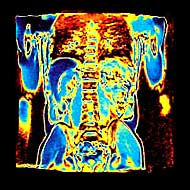
#> input picture scintigrafia.jpg, 190 x 190 px, found by its file name
$ python histograma_cumulativa.py
#> lines starting #> are read from the running program, lines starting #| are printed output that depends on the picture
# -*- coding: utf-8 -*-
"""
Created on Thu Feb 26 21:45:45 2026

@author: alexb
"""

# afisarea planului de culoare
# pentru imaginile jpg si png
import os
import numpy as np
import matplotlib.pyplot as plt

cale=r'C:\Users\alexb\Desktop\Piese_PCLP\Medical-image-processing-intro'
cale_img=os.path.join(cale,'scintigrafia.jpg')

img=plt.imread(cale_img)
#> img is the input picture: shape (190, 190, 3); mean R, G, B 78.8, 83.2, 61.9
R = img[:,:,0]
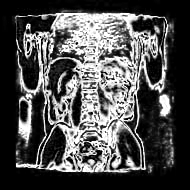
#> R: shape (190, 190); min 0, max 255, mean 78.8

# Histograma ca nr de aparitii
h,_ = np.histogram(R, bins=256, range=(0,256))
#> h = 256 values, max 10912 at index 0, min 25 at index 119, mean 141

plt.figure()
plt.bar(range(256),h)
plt.title("Histograma ca nr de aparitii")
plt.xlabel("Nivel de gri")
plt.ylabel("Nr de aparitii")
plt.show()
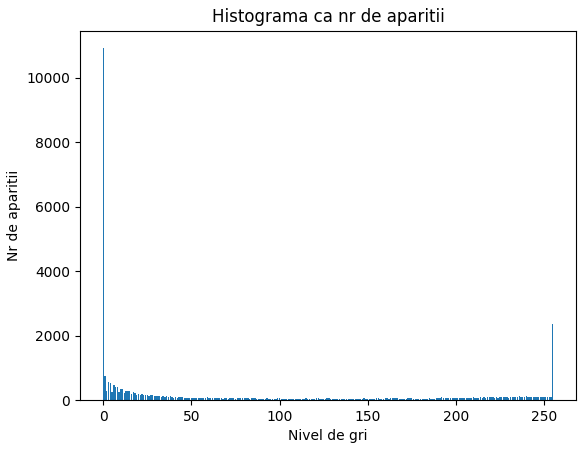
#> figure drawn by matplotlib, 1 panel; tallest bar 10912 high, from x = -0.4 to 0.4

# Histograma ca densitate de probabilitate
h_prob = h / h.sum() #impart la nr total de pixeli
#> h_prob = 256 values, max 0.302 at index 0, min 0.000693 at index 119, mean 0.00391

plt.figure()
plt.bar(range(256),h_prob)
plt.title("Histograma ca densitate de probabilitate")
plt.xlabel("Nivel de gri")
plt.ylabel("Probabilitate de aparitie")
plt.show()
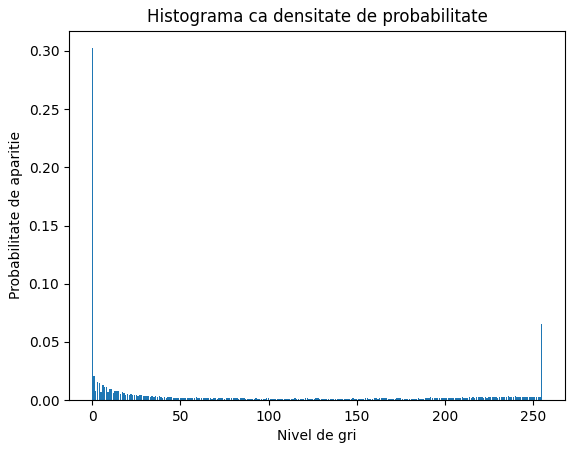
#> figure drawn by matplotlib, 1 panel; tallest bar 0.302 high, from x = -0.4 to 0.4

# Histograma cumulativa ca nr de aparitii
h_cumulat=np.cumsum(h)
#> h_cumulat = 256 values from 10912 to 36100

plt.figure()
plt.plot(range(256),h_cumulat)
plt.title("Histograma cumulativa")
plt.xlabel("Nivel de gri")
plt.ylabel("Nr de aparitii")
plt.show()
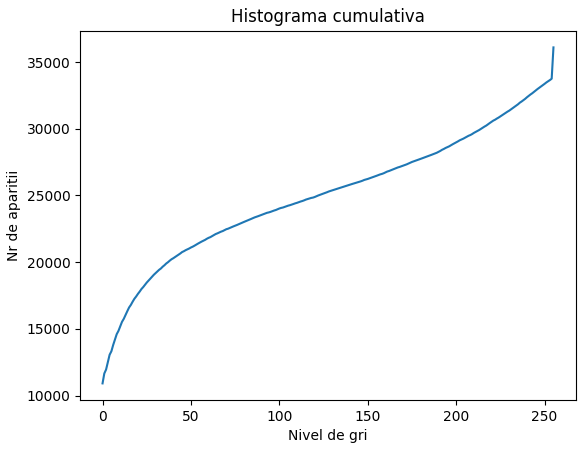
#> figure drawn by matplotlib, 1 panel; curve peaks at x = 255, y = 36100

# Histograma cumulativa ca probabilitate
h_cumulat2=np.cumsum(h_prob)
#> h_cumulat2 = 256 values from 0.302 to 1

plt.figure()
plt.plot(range(256),h_cumulat2)
plt.title("Histograma cumulativa")
plt.xlabel("Nivel de gri")
plt.ylabel("Probabilitate de aparitie")
plt.show()
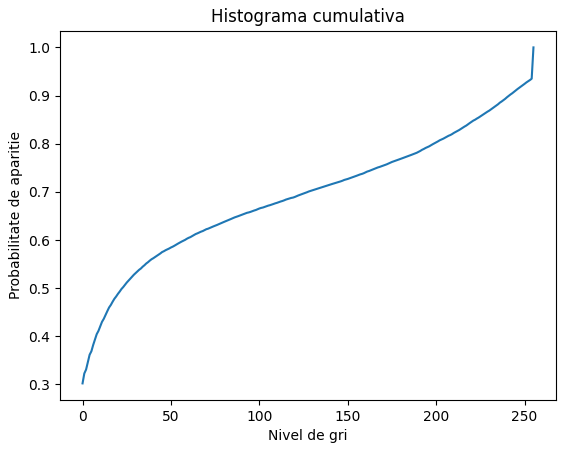
#> figure drawn by matplotlib, 1 panel; curve peaks at x = 255, y = 1

$ run again, with mdb028.png saved as scintigrafia.jpg
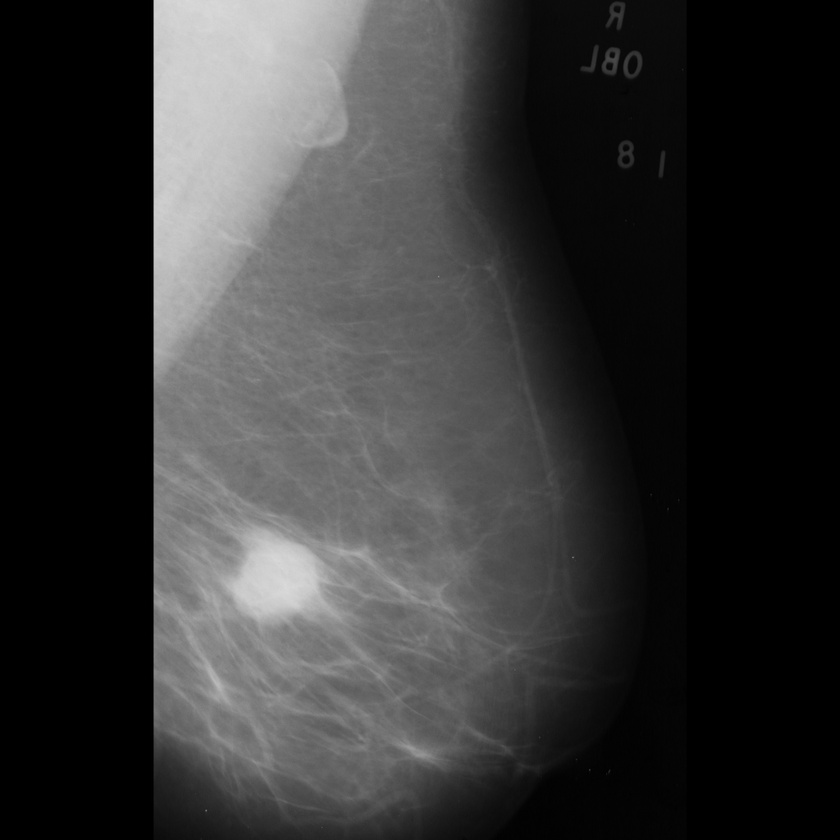
#> input picture mdb028.png, 840 x 840 px, shrunk from 1024 x 1024 before the run, found by its file name
#> img is the input picture: shape (840, 840, 3); min 0, max 219, mean 53.6
#> h = 256 values, max 255458 at index 0, min 0 at index 220, mean 2756.2
#> h_prob = 256 values, max 0.362 at index 0, min 0 at index 220, mean 0.00391
#> h_cumulat = 256 values from 255458 to 705600
#> `plt.show()`:
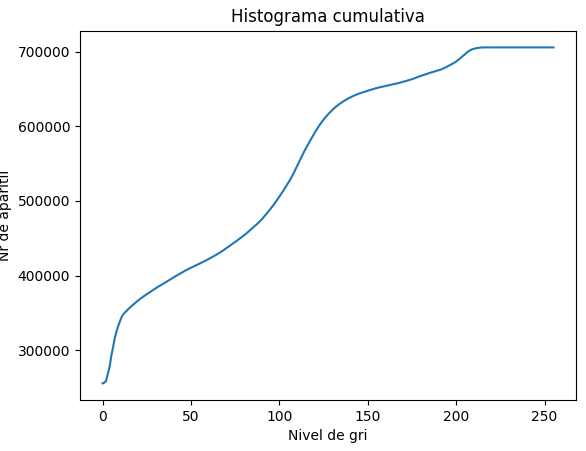
#> figure drawn by matplotlib, 1 panel; curve peaks at x = 219, y = 705600
#> h_cumulat2 = 256 values from 0.362 to 1
#> `plt.show()`:
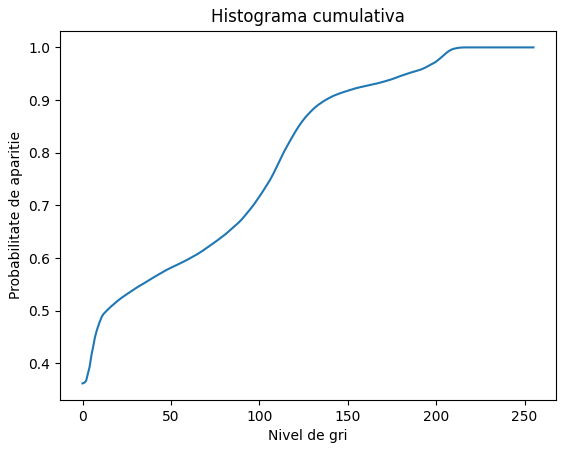
#> figure drawn by matplotlib, 1 panel; curve peaks at x = 219, y = 1
